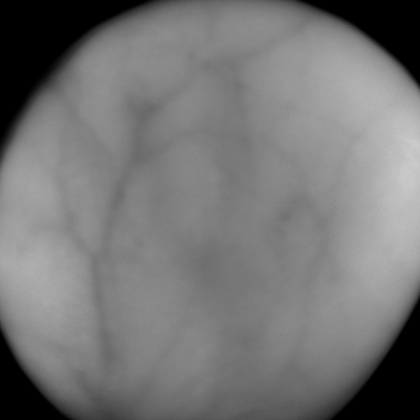
#> input picture 122.bmp, 420 x 420 px, given in place of skel_121.bmp, which was not available; the run also reads 1 picture not shown here
$ jupyter execute --allow-errors Untitled-1.ipynb
#> lines starting #> are read from the running program, lines starting #| are printed output that depends on the picture; pictures that were not available may be replaced by others from this repository, and a replacement may not be noted
[cell 1]
import cv2 as cv
import numpy as np
import matplotlib.pyplot as plt

[cell 2]
img = cv.imread('C:\\Users\\imotw\\PycharmProjects\\diplom_matvey\\skel_db\\skel_121.bmp',0)
#> img: shape (420, 420); min 0, max 203, mean 117.3
img2 = img.copy()
template = cv.imread('C:\\Users\\imotw\\PycharmProjects\\diplom_matvey\\exemp\\us_1.png',0)
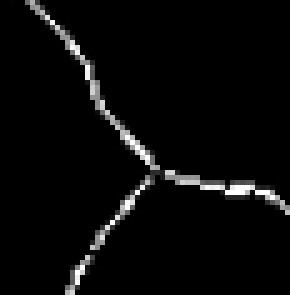
#> input picture exemp/us_1.png, 58 x 59 px, found by its file name (shown 5 times larger)
#> template is the input picture: shape (59, 58); min 0, max 255, mean 9.2
w, h = template.shape[::-1]
#> w = 58; h = 59
# All the 6 methods for comparison in a list
methods = ['cv.TM_CCOEFF', 'cv.TM_CCOEFF_NORMED', 'cv.TM_CCORR',
            'cv.TM_CCORR_NORMED', 'cv.TM_SQDIFF', 'cv.TM_SQDIFF_NORMED']

[cell 3]
for meth in methods:
    img = img2.copy()
    method = eval(meth)
    # Apply template Matching
    res = cv.matchTemplate(img,template,method)
    min_val, max_val, min_loc, max_loc = cv.minMaxLoc(res)
    # If the method is TM_SQDIFF or TM_SQDIFF_NORMED, take minimum
    if method in [cv.TM_SQDIFF, cv.TM_SQDIFF_NORMED]:
        top_left = min_loc
    else:
        top_left = max_loc
    bottom_right = (top_left[0] + w, top_left[1] + h)
    cv.rectangle(img,top_left, bottom_right, 255, 2)
    plt.subplot(121),plt.imshow(res,cmap = 'gray')
    plt.title('Matching Result'), plt.xticks([]), plt.yticks([])
    plt.subplot(122),plt.imshow(img,cmap = 'gray')
    plt.title('Detected Point'), plt.xticks([]), plt.yticks([])
    plt.suptitle(meth)
    plt.show()
#> this loop made 6 passes
#> (min_val, max_val, min_loc, top_left, bottom_right) on passes 1 to 4: (-746562.4, 903853.4, (6, 361), (340, 26), (398, 85)), (-0.177, 0.17, (168, 31), (120, 266), (178, 325)), (-0.25, 5830968, (0, 8), (362, 130), (420, 189)), (-9.86e-07, 0.248, (0, 8), (340, 29), (398, 88))
#> (min_val, max_val, max_loc, top_left, bottom_right) on pass 5: (5653552, 111034984, (362, 132), (0, 0), (58, 59))
#> pass 1, `res = cv.matchTemplate(img,template,method)`:
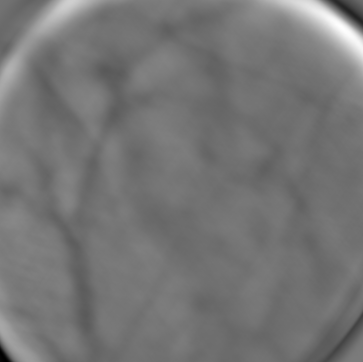
#> res: shape (362, 363) float32; min -746562.4, max 903853.4, mean 14484.2; drawn with min black and max white
#> pass 1, `plt.show()`:
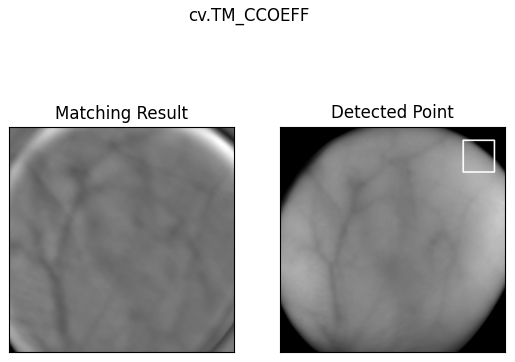
#> figure drawn by matplotlib, 2 panels
#> pass 2, `res = cv.matchTemplate(img,template,method)`:
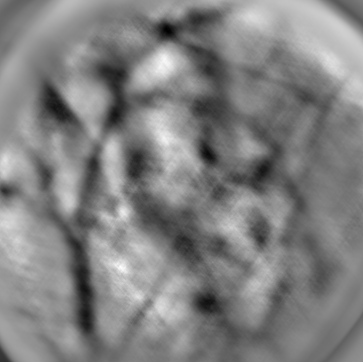
#> res: shape (362, 363) float32; min -0.177, max 0.17, mean -0.000571; drawn with min black and max white
#> pass 2, `plt.show()`:
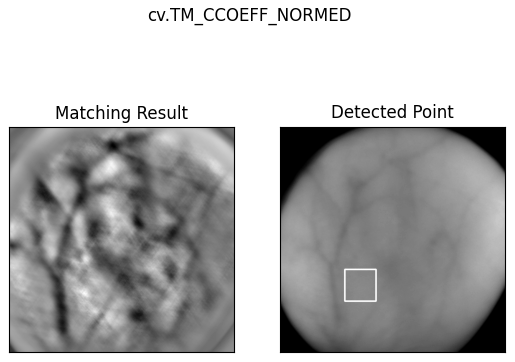
#> figure drawn by matplotlib, 2 panels
#> pass 3, `res = cv.matchTemplate(img,template,method)`:
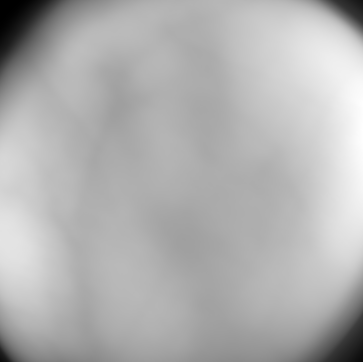
#> res: shape (362, 363) float32; min -0.25, max 5830968, mean 4057936.2; drawn with min black and max white
#> after the loop: res: shape (362, 363) float32; every value is 1

[cell 4]
from scipy import signal

[cell 5]
im1 = cv.imread('C:\\Users\\imotw\\PycharmProjects\\diplom_matvey\\test_db\\121.bmp', 0)
#> im1: shape (420, 420); min 0, max 204, mean 120.3
im2 = cv.imread('C:\\Users\\imotw\\PycharmProjects\\diplom_matvey\\test_db\\124.bmp', 0)
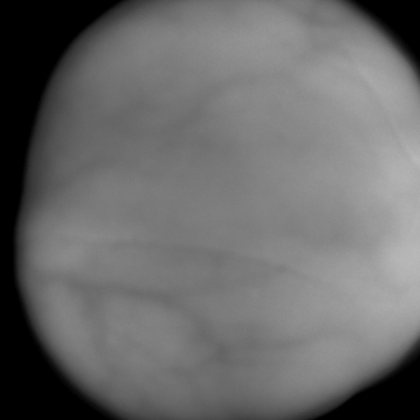
#> input picture 180.bmp, 420 x 420 px, given in place of 124.bmp, which was not available
#> im2: shape (420, 420); min 0, max 185, mean 106.3

[cell 6]
img = cv.imread('C:\\Users\\imotw\\PycharmProjects\\diplom_matvey\\skel_db\\skel_11.bmp', 0)

fast = cv.FastFeatureDetector_create(0)
print(type(fast))
#| <class 'cv2.FastFeatureDetector'>
# find and draw the keypoints
#fast.setType(type=cv.FAST_FEATURE_DETECTOR_TYPE_9_16)
fast.setThreshold(10000)
kp = fast.detect(img,None)
#> kp = ()
img2 = cv.drawKeypoints(img, kp, None, color=(255,0,0))
# Print all default params
print( "Threshold: {}".format(fast.getThreshold()) )
#| Threshold: 10000
print( "nonmaxSuppression:{}".format(fast.getNonmaxSuppression()) )
#| nonmaxSuppression:True
print( "neighborhood: {}".format(fast.getType()) )
#| neighborhood: 2
print( "Total Keypoints with nonmaxSuppression: {}".format(len(kp)) )
#| Total Keypoints with nonmaxSuppression: 0
cv.imwrite('C:\\Users\\imotw\\PycharmProjects\\diplom_matvey\\fast_true_1.png', img2)
# Disable nonmaxSuppression
plt.subplot(121),plt.imshow(img2,cmap = 'gray')
plt.title('Result'), plt.xticks([]), plt.yticks([])

[cell 7]
fast.setNonmaxSuppression(0)
kp = fast.detect(img, None)
print( "Total Keypoints without nonmaxSuppression: {}".format(len(kp)) )
#| Total Keypoints without nonmaxSuppression: 0
img3 = cv.drawKeypoints(img, kp, None, color=(255,0,0))
plt.subplot(121),plt.imshow(img3,cmap = 'gray')
plt.title('Result'), plt.xticks([]), plt.yticks([])

[cell 8]
img = cv.imread('C:\\Users\\imotw\\PycharmProjects\\diplom_matvey\\skel_db\\skel_11.bmp', 0)

orb = cv.ORB_create(100)

kp = orb.detect(img, None)

img2 = cv.drawKeypoints(img, kp, None, flags=cv.DRAW_MATCHES_FLAGS_DRAW_RICH_KEYPOINTS)

cv.imwrite('C:\\Users\\imotw\\PycharmProjects\\diplom_matvey\\orbites.png', img2)

plt.subplot(121),plt.imshow(img2,cmap = 'gray')
plt.title('Result'), plt.xticks([]), plt.yticks([])

[cell 9]
img = cv.imread('C:\\Users\\imotw\\PycharmProjects\\diplom_matvey\\skel_db\\skel_11.bmp',0)
# Initiate FAST detector
star = cv.xfeatures2d.StarDetector_create()
# Initiate BRIEF extractor
brief = cv.xfeatures2d.BriefDescriptorExtractor_create()
# find the keypoints with STAR
kp = star.detect(img,None)
# compute the descriptors with BRIEF
kp, des = brief.compute(img, kp)
print( brief.descriptorSize() )
#| 32
#> (the rest of this cell did not finish here and is left out)
